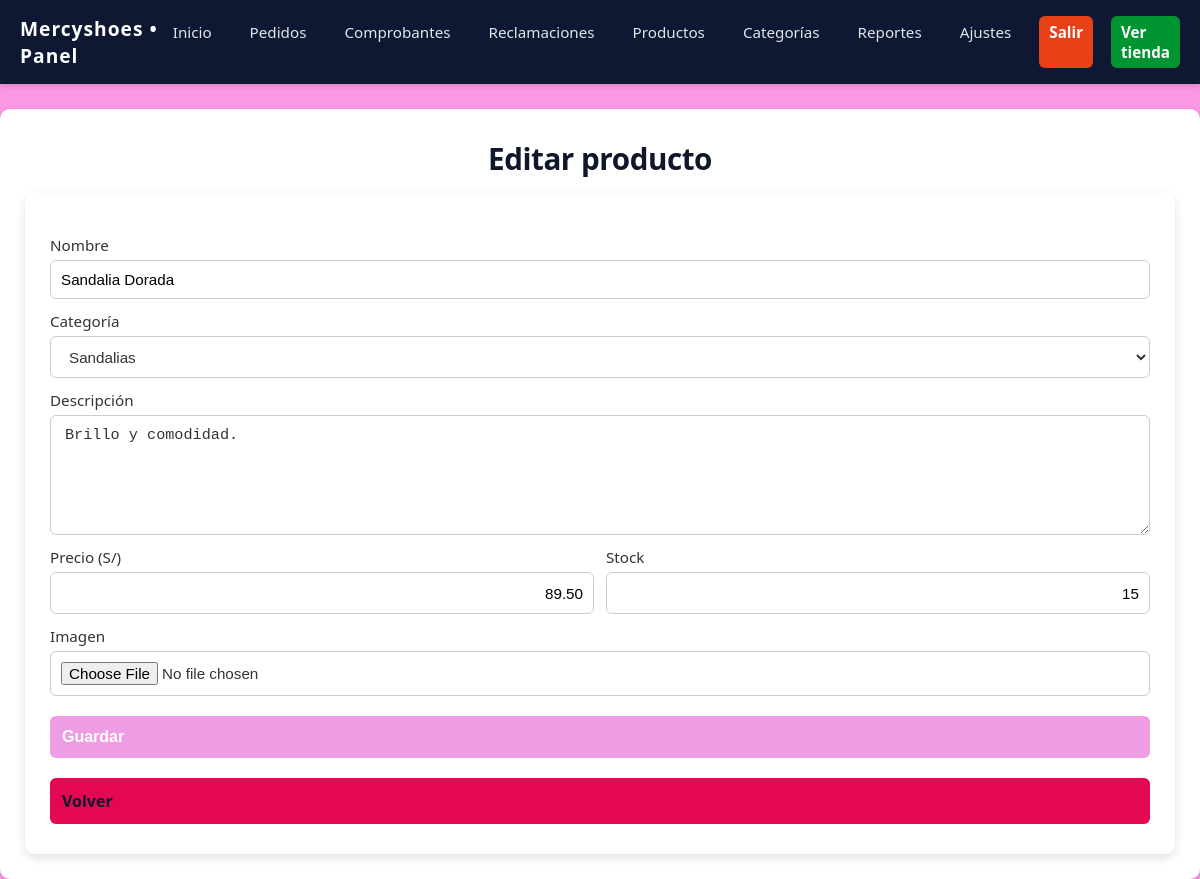
Page /index.php?r=admin/product_edit/3 (signed in) on the committed database.
### tables this page shows
CREATE TABLE IF NOT EXISTS products (
  id INT AUTO_INCREMENT PRIMARY KEY,
  category_id INT NULL,
  name VARCHAR(200) NOT NULL,
  description TEXT,
  price DECIMAL(10,2) NOT NULL DEFAULT 0,
  stock INT NOT NULL DEFAULT 0,
  image VARCHAR(255) DEFAULT '',
  FOREIGN KEY (category_id) REFERENCES categories(id) ON DELETE SET NULL
);

CREATE TABLE IF NOT EXISTS categories (
  id INT AUTO_INCREMENT PRIMARY KEY,
  name VARCHAR(120) NOT NULL,
  description TEXT
);

### core/Controller.php (called while the page is built, shortened)
<?php
class Controller {
    protected function render($viewPath, $data = [], $layout = 'main') {
        extract($data);
        $layoutFile = __DIR__ . '/../app/views/partials/layout_' . $layout . '.php';
        include $layoutFile;
    }
}
?>

### app/controllers/AdminController.php (called while the page is built, shortened)
<?php
class AdminController extends Controller
{
    public function product_edit($id)
    {
        $p = (new Product())->find($id);
        $cats = (new Category())->all();
        $this->render('admin/product_form', compact('p', 'cats'), 'admin');
    }
}

### index.php (called while the page is built, shortened)
<?php
spl_autoload_register(function($class) {
    $paths = [
        __DIR__ . '/core/' . $class . '.php',
        __DIR__ . '/app/controllers/' . $class . '.php',
        __DIR__ . '/app/models/' . $class . '.php',
    ];
    foreach ($paths as $p) if (file_exists($p)) { require $p; return; }
});
$route = isset($_GET['r']) ? trim($_GET['r']) : 'home/index';
$parts = array_values(array_filter(explode('/', $route)));
$action = $parts[1] ?? 'index';
$params = array_slice($parts, 2);
$c = new $controller();
call_user_func_array([$c, $action], $params);
?>

### app/models/Product.php (called while the page is built, shortened)
<?php
class Product {
    private $db;
    public function __construct(){ $this->db = Database::getInstance(); }
    public function find($id) {
        $stmt = $this->db->prepare('SELECT * FROM products WHERE id=?');
        $stmt->execute([$id]);
        return $stmt->fetch();
    }
}
?>

### core/Database.php (called while the page is built)
<?php
class Database {
    private static $instance = null;
    public static function getInstance() {
        if (self::$instance === null) {
            $dsn = 'mysql:host=' . DB_HOST . ';dbname=' . DB_NAME . ';charset=utf8mb4';
            try {
                self::$instance = new PDO($dsn, DB_USER, DB_PASS, [
                    PDO::ATTR_ERRMODE => PDO::ERRMODE_EXCEPTION,
                    PDO::ATTR_DEFAULT_FETCH_MODE => PDO::FETCH_ASSOC,
                ]);
            } catch (PDOException $e) {
                die('DB connection failed: ' . $e->getMessage());
            }
        }
        return self::$instance;
    }
}
?>

### app/models/Category.php (called while the page is built, shortened)
<?php
class Category {
    private $db;
    public function __construct(){ $this->db = Database::getInstance(); }
    public function all(){ return $this->db->query('SELECT * FROM categories ORDER BY name')->fetchAll(); }
}
?>

### app/views/admin/product_form.php (the view, shortened to what this page needs)
<h1><?php echo isset($p)?'Editar':'Nuevo'; ?> producto</h1>
<form class="form" method="post" enctype="multipart/form-data" action="<?php echo BASE_URL; ?>?r=<?php echo isset($p)?'admin/product_update/'.$p['id']:'admin/product_store'; ?>">
  <label>Nombre</label><input name="name" required value="<?php echo htmlspecialchars($p['name'] ?? ''); ?>">
  <label>Categoría</label>
  <select name="category_id">
    <?php foreach($cats as $c): ?>
      <option value="<?php echo $c['id']; ?>" <?php if(isset($p) && $p['category_id']==$c['id']) echo 'selected'; ?>><?php echo htmlspecialchars($c['name']); ?></option>
    <?php endforeach; ?>
  </select>
  <label>Descripción</label><textarea name="description" rows="4"><?php echo htmlspecialchars($p['description'] ?? ''); ?></textarea>
  <div style="display:flex;gap:12px">
    <div style="flex:1">
      <label>Precio (S/)</label><input name="price" type="number" min="0" step="0.01" required value="<?php echo htmlspecialchars($p['price'] ?? '0'); ?>">
    </div>
    <div style="flex:1">
      <label>Stock</label><input name="stock" type="number" min="0" required value="<?php echo htmlspecialchars($p['stock'] ?? '0'); ?>">
    </div>
  </div>
  <label>Imagen</label><input type="file" name="image" accept="image/*">
  <button class="btn" type="submit">Guardar</button>
  <a class="btn light" href="<?php echo BASE_URL; ?>?r=admin/products">Volver</a>
</form>

### public/assets/css/stylesadmin.css (style rules this page uses)
body.admin-body { font-family: 'Segoe UI', Tahoma, Geneva, Verdana, sans-serif; background: #fa98e4; margin: 0; padding: 0; color: #333; }
.btn { display: inline-block; padding: 8px 14px; border-radius: 6px; font-size: 0.9rem; font-weight: 600; text-decoration: none; transition: all 0.3s ease; text-align: center; }
.form { background: #fff; padding: 30px 25px; border-radius: 10px; box-shadow: 0 4px 10px rgba(0,0,0,0.12); text-align: center; }
.form label { display: block; text-align: left; margin: 12px 0 5px; font-weight: 500; font-size: 0.95rem; color: #333; }
.form input { width: 100%; padding: 10px; border: 1px solid #ccc; border-radius: 6px; font-size: 0.95rem; transition: border-color 0.3s ease, box-shadow 0.3s ease; }
.form .btn { margin-top: 20px; width: 100%; padding: 12px; font-size: 1rem; background: #ee9ce4; color: #fff; border: none; border-radius: 6px; cursor: pointer; transition: background 0.3s ease; text-align: center; }
:root { --surface: #ffffff; --surface-2: #f6f8fc; --text: #0f172a; --muted: #475569; --border: #e5e7eb; --primary: #2563eb; --radius: 14px; --shadow: 0 8px 24px rgba(0,0,0,.06); }
h1 { margin: 4px 0 14px; font-size: clamp(1.35rem, 1.1rem + 1vw, 1.9rem); font-weight: 800; color: var(--text); letter-spacing: -0.015em; text-align: center; }
.btn { display: inline-flex; align-items: center; gap: .5rem; padding: .5rem .9rem; border-radius: 999px; font-weight: 700; text-decoration: none; border: 1px solid transparent; transition: background .2s ease, color .2s ease, border-color .2s ease, transform .06s ease, box-shadow .2s ease; }
.btn.light { background: #e40754; border-color: var(--border); color: var(--text); text-align: center; }
form[action*="admin/product_"] *, form[action*="admin/product_"] *::before, form[action*="admin/product_"] *::after { box-sizing: border-box; }
form[action*="admin/product_"] select, form[action*="admin/product_"] textarea { display: block; width: 100%; padding: 10px 14px; border: 1px solid #ccc; border-radius: 6px; font-size: .95rem; color: #333; background: #fff; line-height: 1.2; }
form[action*="admin/product_"] select { appearance: auto !important; -webkit-appearance: auto !important; -moz-appearance: auto !important; background-image: none !important; min-height: 42px; }
form[action*="admin/product_"] input[type="text"], form[action*="admin/product_"] input[type="number"] { min-height: 42px; }
form[action*="admin/product_"] textarea { min-height: 120px; resize: vertical; }
form[action*="admin/product_"] input[type="number"] { -moz-appearance: textfield; text-align: right; font-variant-numeric: tabular-nums; }
form[action*="admin/product_"] > div[style*="display:flex"] > div > input { width: 100%; }
form[action*="admin/product_"] :is(select, textarea, input):focus { border-color: #0f1833; box-shadow: 0 0 4px rgba(15,24,51,.4); outline: none; }

### rows in the picture
products: name "Sandalia Dorada", category_id "Sandalias", description "Brillo y comodidad.", price "89.50", stock "15"
